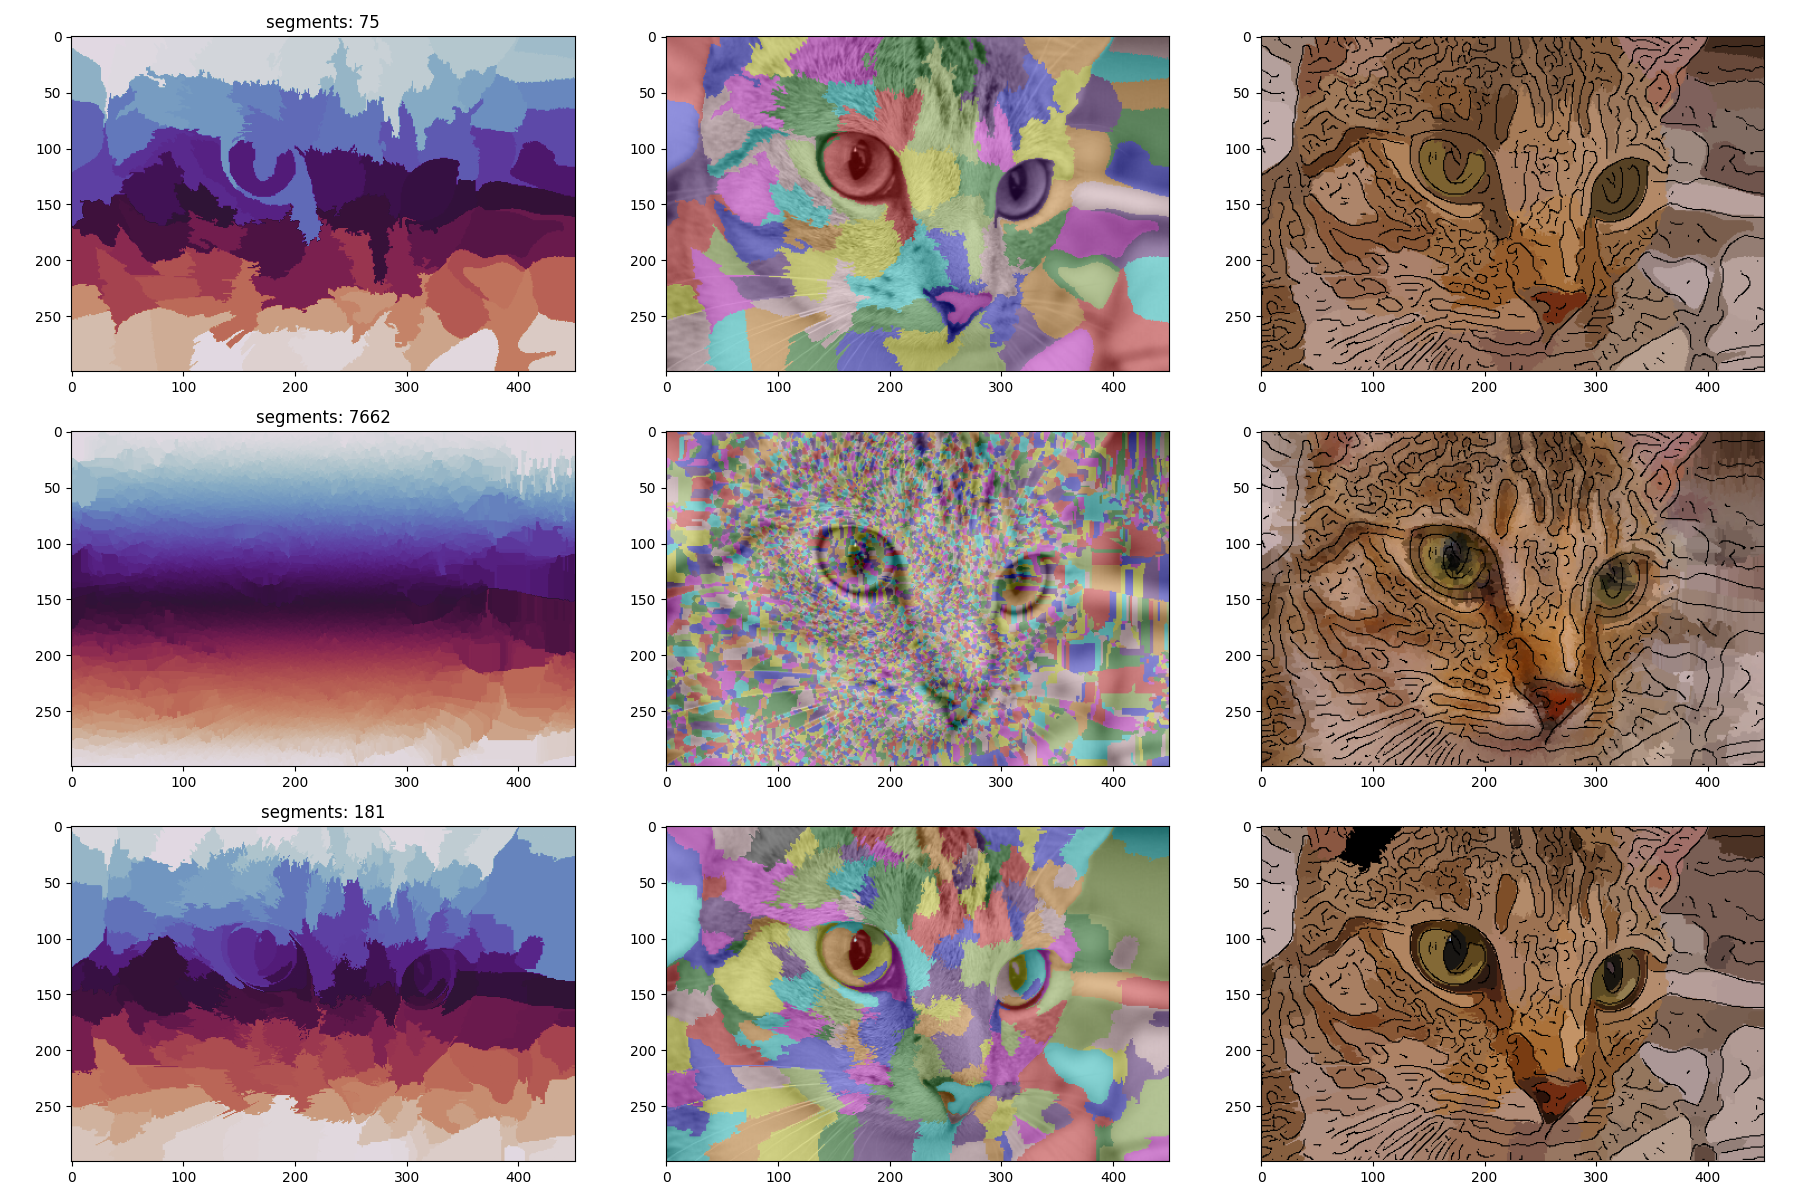

Write Python code to recreate this figure.
import numpy as np
import matplotlib.pyplot as plt
from skimage.data import chelsea
from skimage.segmentation import slic, watershed, quickshift
from skimage.color import label2rgb
from skimage.feature import canny

fig, ax = plt.subplots(3,3, figsize=(18,12))
img = chelsea()


# Zadanie 1
slic_img = slic(img)
mean_img = np.mean(img, 2)
watershared_img = watershed(mean_img)
qucikshift_img = quickshift(img)

ax[0,0].imshow(slic_img, cmap='twilight')
ax[0,0].set_title(f"segments: {len(np.unique(slic_img))}")

ax[1,0].imshow(watershared_img, cmap='twilight')
ax[1,0].set_title(f"segments: {len(np.unique(watershared_img))}")

ax[2,0].imshow(qucikshift_img, cmap='twilight')
ax[2,0].set_title(f"segments: {len(np.unique(qucikshift_img))}")


# Zadanie 2
ax[0,1].imshow(label2rgb(label=slic_img, image=img, kind='overlay'))
ax[1,1].imshow(label2rgb(label=watershared_img, image=img, kind='overlay'))
ax[2,1].imshow(label2rgb(label=qucikshift_img, image=img, kind='overlay'))

img1 = label2rgb(label=slic_img, image=img, kind='avg')
img2 = label2rgb(label=watershared_img, image=img, kind='avg')
img3 = label2rgb(label=qucikshift_img, image=img, kind='avg')

ax[0,2].imshow(img1)
ax[1,2].imshow(img2)
ax[2,2].imshow(img3)


# Zadanie 3
edges_c = np.zeros(np.shape(img))
edges = canny(mean_img, sigma= 3)

for x in range(3):
    edges_c[:,:,x] = edges
    
ax[0,2].imshow(np.where(edges_c == 0, img1, 0), cmap = 'binary')
ax[1,2].imshow(np.where(edges_c == 0, img2, 0), cmap = 'binary')
ax[2,2].imshow(np.where(edges_c == 0, img3, 0), cmap = 'binary')

plt.tight_layout()
plt.savefig('Lab10/lab10.png')